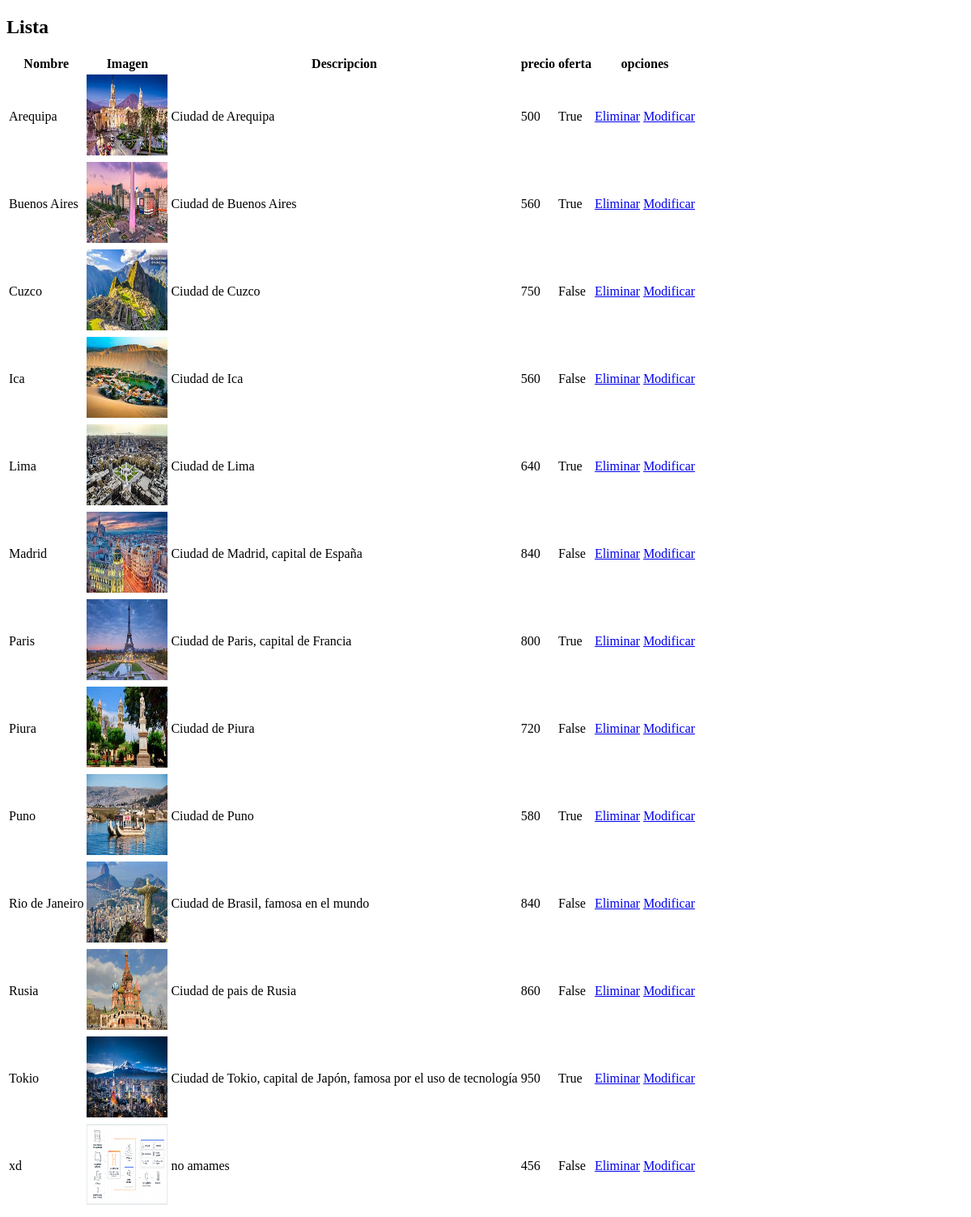
/accounts/listar, run on an earlier commit of the app's database.
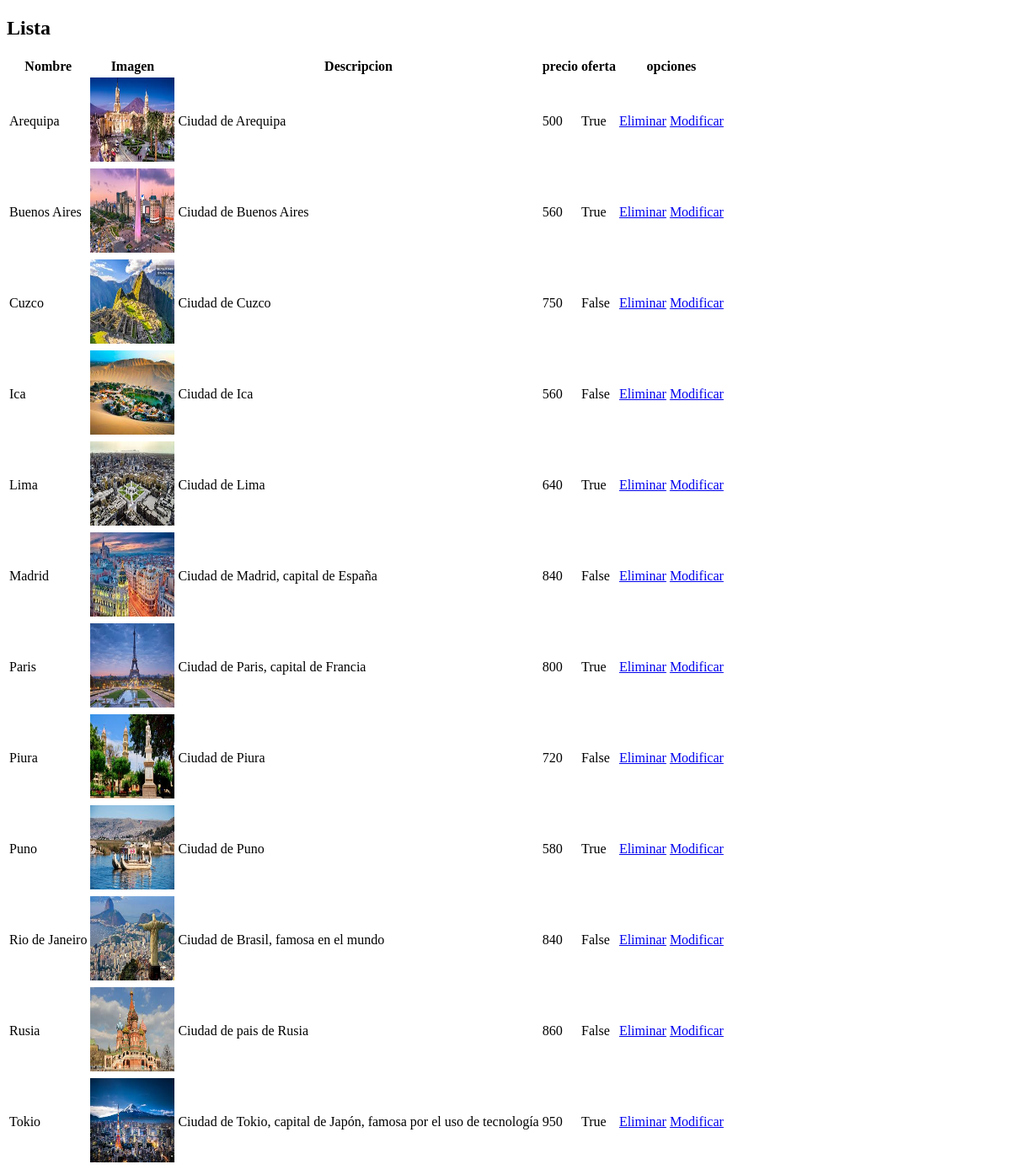
And on a later commit of the database.
### travello/models.py (models this page shows)
class Destination(models.Model):
    name = models.CharField(max_length=100)
    img = models.ImageField(upload_to='pics')
    desc = models.TextField()
    price = models.IntegerField()
    offer = models.BooleanField(default=False)

### accounts/views.py (the view)
# urls.py: path("listar",views.listar,name="listar"),
def listar(request):
    data=Destination.objects.all()
    return render(request,'listar.html',{'data':data,})

### templates/listar.html (shortened to what this page needs)
<!DOCTYPE html>
<html lang="en">
<head>
</head>
<body>
	<h2>Lista</h2>
	<table>
		<tr>
			<th>Nombre</th>
			<th>Imagen</th>
			<th>Descripcion</th>
			<th>precio</th>
			<th>oferta</th>
			<th>opciones</th>
		</tr>
		{% for dests in data %}
		<tr>
			<td>{{ dests.name }}</td>
			<td><img src="{{dests.img.url}}" width="100" height="100"></td>
			<td>{{ dests.desc }}</td>
			<td>{{ dests.price }}</td>
			<td>{{ dests.offer }}</td>
			<td><a href="{% url 'eliminar' dests.id %}">Eliminar</a>
				<a href="{% url 'modificar' dests.id %}">Modificar</a></td>
		</tr>
		{% endfor %}
	</table>
</body>
</html>

What changed in the data, as far as the page shows it:
removed Destination: name "xd", img (picture), desc "no amames", price "456", offer "False"
